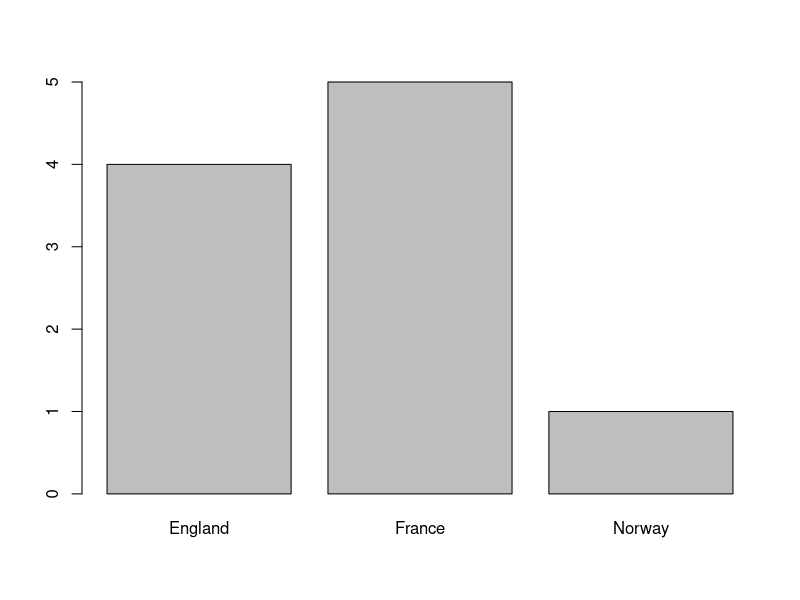
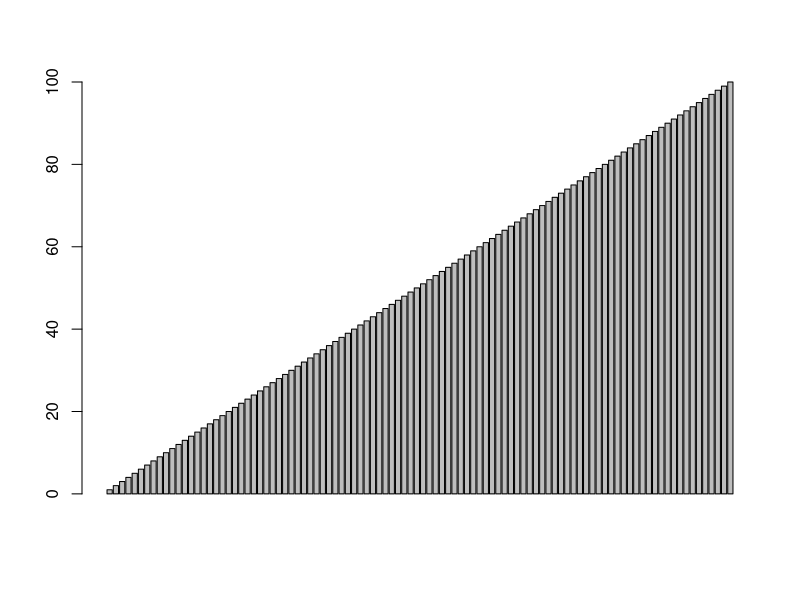
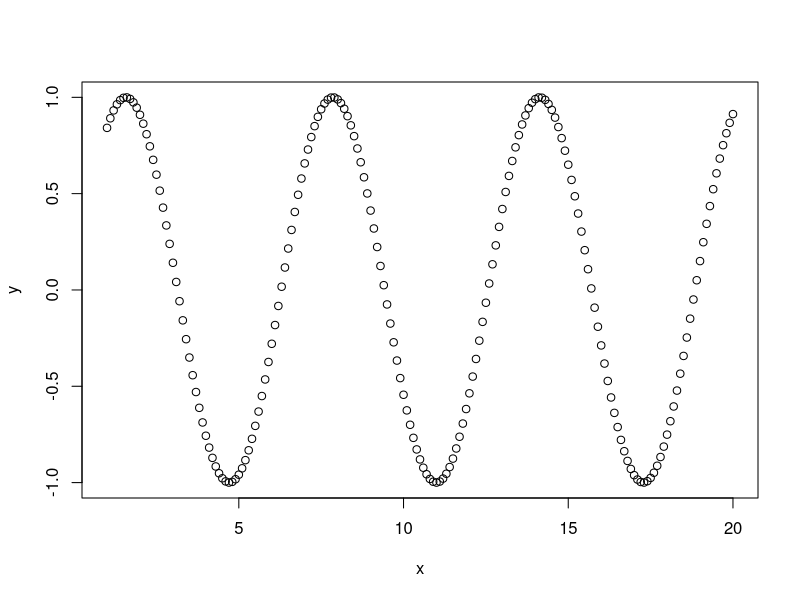
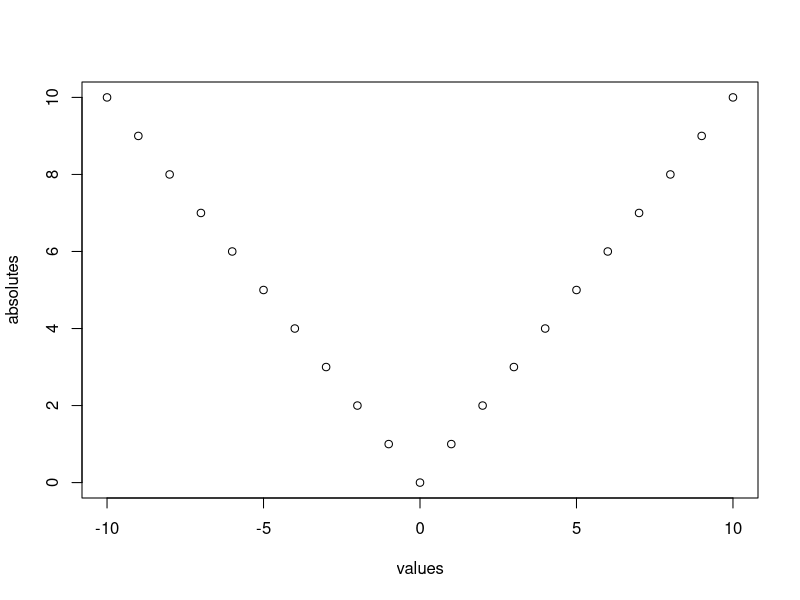

R code for these plots, in order:
# Vectors
c(4, 7, 9)
c('a', 'b', 'c')
# Sequence Vectors
5:9
seq(5, 9)
seq(5, 9, 0.5)
9:5
# Vector Access
sentence <- c('walk', 'the', 'plank')
sentence[3]
sentence[3] <- "dog"
sentence[4] <- 'to'
sentence[c(1, 3)]
sentence[2:4]
sentence[5:7] <- c('the', 'poop', 'deck')
sentence
# Vector Names
ranks <- 1:3
names(ranks) <- c("first", "second", "third")
ranks
ranks[1]
ranks[3] <- 4
ranks
# Plotting One Vector
vesselsSunk <- c(4, 5, 1)
names(vesselsSunk) <- c("England", "France", "Norway")
barplot(vesselsSunk)
barplot(1:100)
# Vector Math
a <- c(1, 2, 3)
a + 1
a / 2
a * 2
b <- c(4, 5, 6)
a + b
a - b
a == c(1, 99, 3)
a < c(1, 99, 3)
sin(a)
sqrt(a)
# Scatter Plots
x <- seq(1, 20, 0.1)
y <- sin(x)
plot(x, y)
values <- -10:10
absolutes <- abs(values)
plot(values, absolutes)
# NA Values
a <- c(1, 3, NA, 7, 9)
sum(a, na.rm = T) # removes all NA arguments
